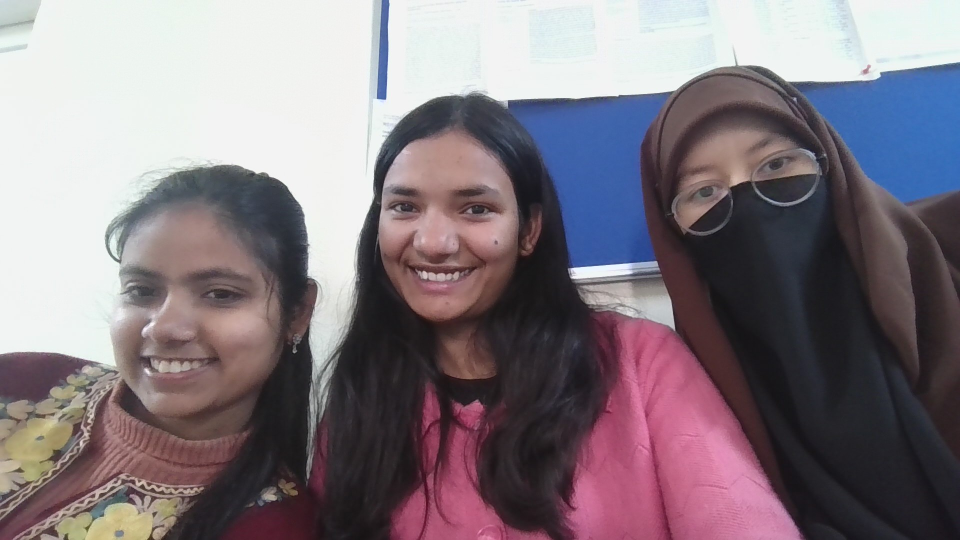
#> input picture task7/images_to_resize/WIN_20251119_12_37_21_Pro.jpg, 1920 x 1080 px (shown at 1/2 size); its folder holds 2 pictures in this run
$ python image.py
#> lines starting #> are read from the running program, lines starting #| are printed output that depends on the picture
import os
from PIL import Image

INPUT_FOLDER = 'images_to_resize'
OUTPUT_FOLDER = 'resized_images'
TARGET_SIZE = (800, 600)

def resize_images_in_batch(input_dir, output_dir, size):
#> called with input_dir = 'images_to_resize', output_dir = 'resized_images', size = (800, 600)
    if not os.path.exists(output_dir):
        os.makedirs(output_dir)

    for filename in os.listdir(input_dir):
        input_path = os.path.join(input_dir, filename)
        output_path = os.path.join(output_dir, filename)

        if os.path.isdir(input_path):
            continue

        try:
            img = Image.open(input_path)
#> img is the input picture: PIL image 1920x1080 RGB; mean R, G, B 131.6, 121.2, 128.8

            if img.mode != 'RGB':
                img = img.convert('RGB')

            resized_img = img.resize(size)
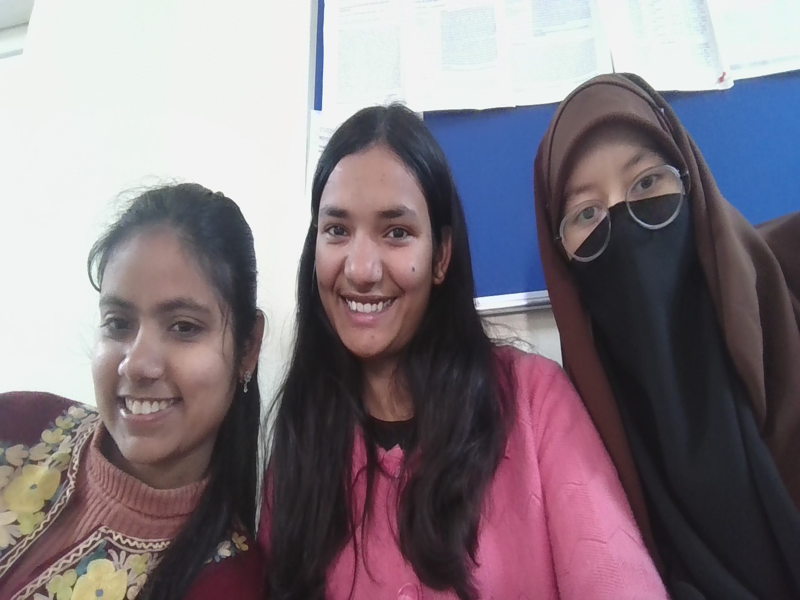
#> resized_img: PIL image 800x600 RGB; mean R, G, B 131.6, 121.2, 128.8

            output_path_jpg = os.path.splitext(output_path)[0] + '.jpg'
            resized_img.save(output_path_jpg, 'JPEG', quality=95)

            print(f"Resized and saved: {filename}")

        except IOError:
            print(f"Skipping non-image file: {filename}")
        except Exception as e:
            print(f"Error processing {filename}: {e}")
#> pass 2 of the loop in resize_images_in_batch, `for filename in os.listdir(input_dir):`:
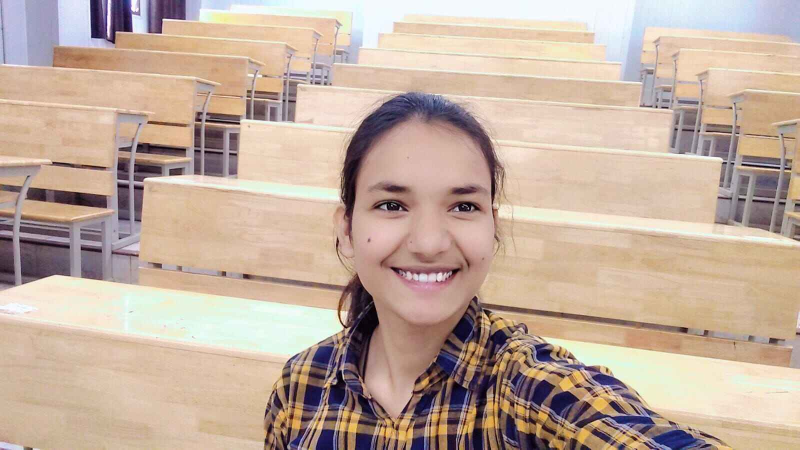
#> input picture task7/images_to_resize/jeeya_photo.jpg, 1599 x 899 px (shown at 1/2 size)
#> in resize_images_in_batch, img is the input picture: PIL image 1599x899 RGB; mean R, G, B 195.8, 174.1, 159.1
#> in resize_images_in_batch, `resized_img = img.resize(size)`:
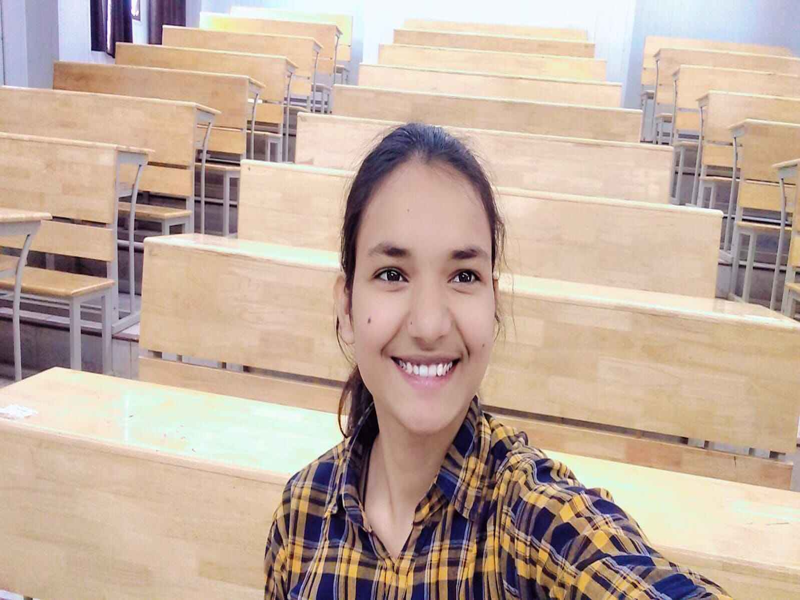
#> resized_img: PIL image 800x600 RGB; mean R, G, B 195.8, 174.1, 159.1

if __name__ == "__main__":
    if not os.path.exists(INPUT_FOLDER):
        os.makedirs(INPUT_FOLDER)

    if os.listdir(INPUT_FOLDER):
        resize_images_in_batch(INPUT_FOLDER, OUTPUT_FOLDER, TARGET_SIZE)
    else:
        print(f"'{INPUT_FOLDER}' is empty. Add images to process.")
